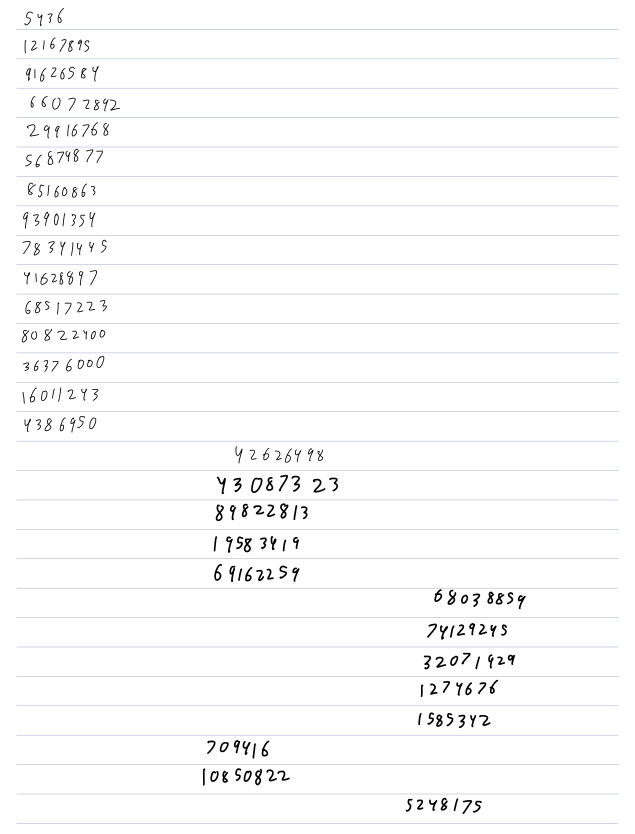
#> input picture data/pipelineTD/TD0_1.png, 1904 x 2500 px (shown at 1/3 size)
$ python pipeline_test.py
#> lines starting #> are read from the running program, lines starting #| are printed output that depends on the picture; after the words box and inside, x2 and y2 are one past the last pixel; in counts of white or black regions, pixels touching at a corner belong together
### Line/preprocessing.py
import skimage
from skimage import io
import numpy as np
import matplotlib.pyplot as plt
from enum import Enum
from skimage.measure import label, regionprops
from collections import namedtuple
import cv2
from constants import *

#Determines how to binarize data
#Assumes images is between [0,1] and grayscale
THRESHOLD = 0.95
TOLERANCE = 0.05
SIZE = (28,28)
Y_OVERLAP = 0.6
MODE = 'TEST'

class Group(Enum):
    FRAC = 1
    SQRT = 2
    COMB = 3

#Potential problem: need to detect if image is [0,1] or [0,255]
def binarize(Im):
    grayIm = skimage.color.rgb2gray(Im[:,:,0:3])
    if np.max(grayIm)>1:
        grayIm = grayIm/255
    return grayIm

#Detects information about dividers
def divider_info(Im):
    #detection method: sum each row. Rows that are mostly pixels are dividers
    density = (Im.shape[1]-np.sum(Im,axis=1))/Im.shape[1]
    #The maximum density is going to be a divider
    divider_density = np.max(density)
    #Detect which lines are close to the max density, within a tolerance
    compare = np.full((density.shape),divider_density)
    dividers = np.isclose(density,compare,rtol=TOLERANCE)
    #Get indices of dividers and use to find info
    divider_indices = np.argwhere(dividers)
    divider_indices = divider_indices[:,0]
    #Prevents dividers from being caught in lines
    for i in range(len(divider_indices)-1):
        if divider_indices[i+1]-divider_indices[i] != 1:
            divider_indices[i] += 1
    return divider_indices

#Segments horizontal lines and returns an array of lines
def segment_lines(Im):
    indices = divider_info(Im)
    segments = np.split(Im,indices)
    #filters out all lines that are too small
    lines = list(filter(lambda x: x.shape[0]>10,segments))
    return lines

# [178 lines left out: functions get_components, get_line_bounding_boxes, get_boxes_list, combine_bounding_boxes, create_groups, fill_groups and 7 more, not called in this run]


def getIm(box,line):
    return standardize(line[box[0]:box[2],box[1]:box[3]],SIZE)


# [24 lines left out: function resolveGroups, not called in this run]

frame = namedtuple('frame','image label')

def preprocess(Image):
    if MODE == 'COMPLICATED':
        line_num = 0
        test = Image
        bin = binarize(test)>THRESHOLD
        lines = segment_lines(bin)
        #io.imshow(lines[line_num],cmap='gray'); io.show()
        components = get_components(lines[line_num])
        boxes = get_boxes_list(components)
        print(len(boxes))
        groups_indices = create_groups(boxes)
        groups_indices = groups_indices[:,0]
        print(len(groups_indices))
        groups = fill_groups(groups_indices,boxes)
        print(len(groups))
        frames = resolveGroups(groups,groups_indices,boxes,components,lines[line_num])
        return frames
    elif MODE == 'TEST':
        IM = Image
        bin = binarize(IM)>THRESHOLD
        lines = segment_lines(bin)
        #debugging step
        TEST_LINE = 1
        io.imsave(OUTPUT_PATH + '/line_test.png',lines[TEST_LINE],check_contrast=False)
        frames = []
        for line_num in range(len(lines)):
            line = []
            components = get_components(lines[line_num])
            boxes = get_line_bounding_boxes(components)
            for box in boxes:
                Im = standardize(lines[line_num][box[0]:box[2],box[1]:box[3]],SIZE)
                line.append(Im)
            frames.append(line.copy())
            line.clear()
        #debugging step
        for i in range(len(frames[TEST_LINE])):
            io.imsave(OUTPUT_PATH + '/frame' +str(i)+'.png',frames[TEST_LINE][i],check_contrast=False)
        return frames

### pipeline_test.py
from Line.preprocessing import *
import skimage
from skimage import io
import numpy as np


image_path = 'data/pipelineTD/TD0_1.png'

IMAGE = io.imread(image_path)
#> IMAGE is the input picture: shape (2500, 1904, 4); mean R, G, B, A 250.6, 251, 251.5, 255
frames = preprocess(IMAGE)
#> in preprocess, `bin = binarize(IM)>THRESHOLD`:
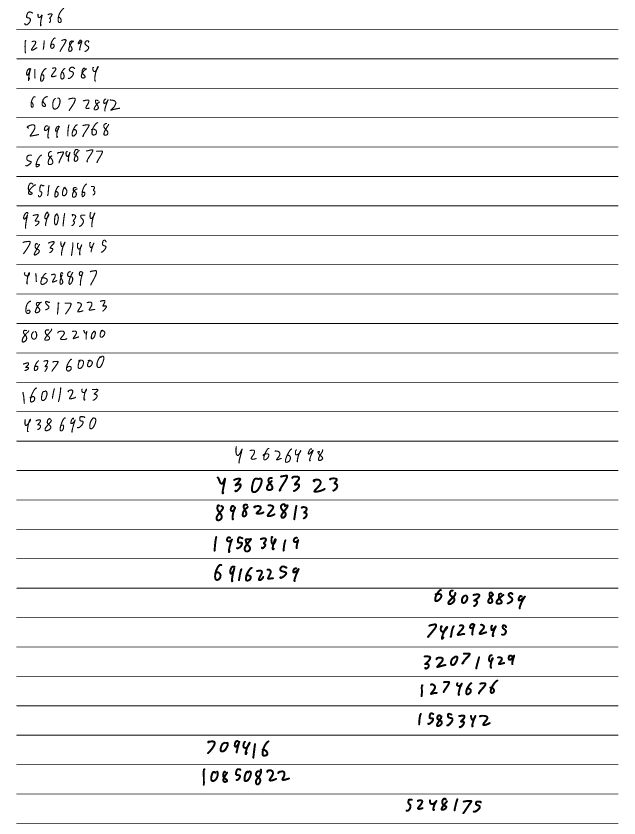
#> bin: shape (2500, 1904) bool (shown at 1/3 size); 96.2% white; 242 black regions, largest, box (x1, y1, x2, y2) and area: (49, 528, 1855, 531) 5417, (49, 1322, 1855, 1325) 5417, (49, 2116, 1855, 2119) 5417
#> in divider_info, `density = (Im.shape[1]-np.sum(Im,axis=1))/Im.shape[1]`: density = 2500 values, max 0.949 at index 87, min 0 at index 0, mean 0.0382
#> in divider_info, `divider_density = np.max(density)`: divider_density = 0.949
#> in divider_info, `compare = np.full((density.shape),divider_density)`: compare = 2500 values from 0.949 to 0.949
#> in divider_info, `divider_indices = np.argwhere(dividers)`: divider_indices = 65 values from 87 to 2470
#> the loop in divider_info, `for i in range(len(divider_indices)-1):` made 64 passes
#> in segment_lines, `segments = np.split(Im,indices)`: segments = 66 items
#> in segment_lines, `lines = list(filter(lambda x: x.shape[0]>10,segments))`: lines = 29 items
#> (the run stopped early here; a loop or call above may not have finished)

$ run again, with data/pipelineTD/TD0_0.png copied over data/pipelineTD/TD0_1.png
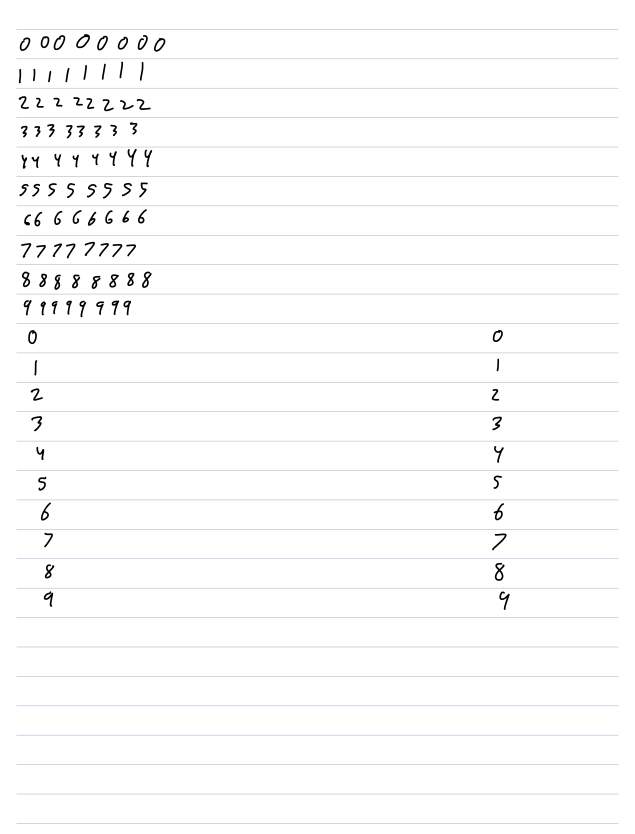
#> input picture data/pipelineTD/TD0_0.png, 1904 x 2500 px (shown at 1/3 size)
#> IMAGE is the input picture: shape (2500, 1904, 4); mean R, G, B, A 251.4, 251.7, 252.2, 255
#> in preprocess, `bin = binarize(IM)>THRESHOLD`:
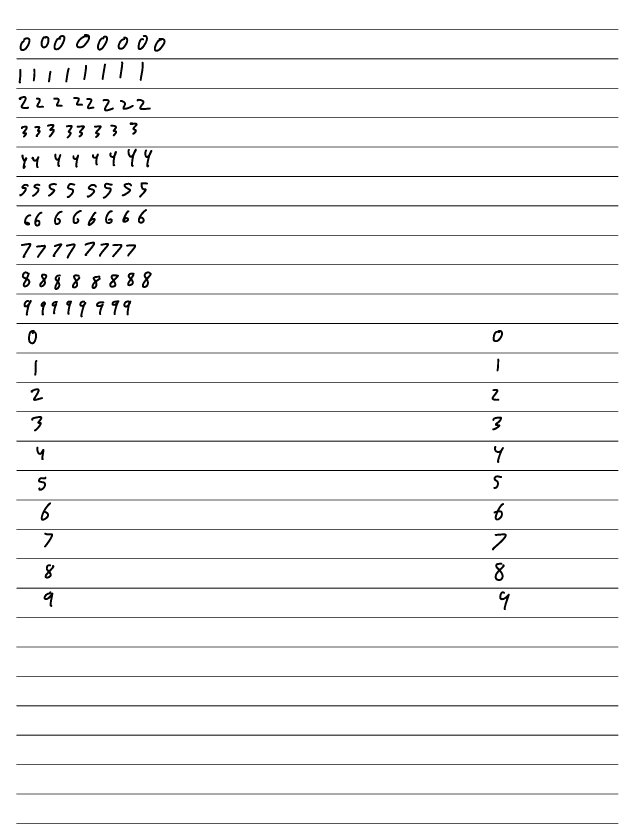
#> bin: shape (2500, 1904) bool (shown at 1/3 size); 96.6% white; 128 black regions, largest, box (x1, y1, x2, y2) and area: (49, 528, 1855, 531) 5417, (49, 1322, 1855, 1325) 5417, (49, 2116, 1855, 2119) 5417
#> density = 2500 values, max 0.949 at index 87, min 0 at index 0, mean 0.034
#> divider_density = 0.949
#> compare = 2500 values from 0.949 to 0.949
#> divider_indices = 65 values from 87 to 2470
#> the loop in divider_info, `for i in range(len(divider_indices)-1):` made 64 passes
#> segments = 66 items
#> in segment_lines, `lines = list(filter(lambda x: x.shape[0]>10,segments))`: lines = 29 items

$ run again, with data/pipelineTD/TD1_0.png copied over data/pipelineTD/TD0_1.png
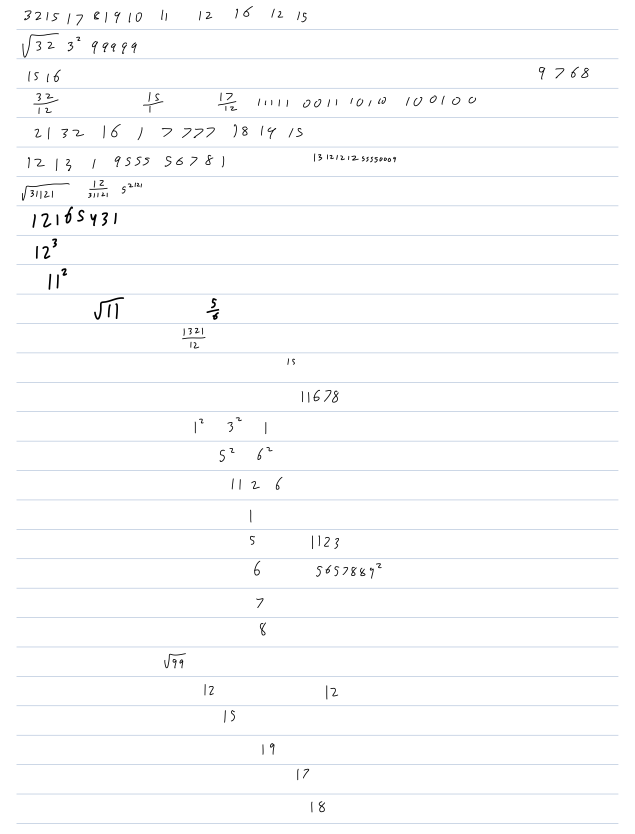
#> input picture data/pipelineTD/TD1_0.png, 1904 x 2500 px (shown at 1/3 size)
#> IMAGE is the input picture: shape (2500, 1904, 4); mean R, G, B, A 251.9, 252.3, 252.7, 255
#> in preprocess, `bin = binarize(IM)>THRESHOLD`:
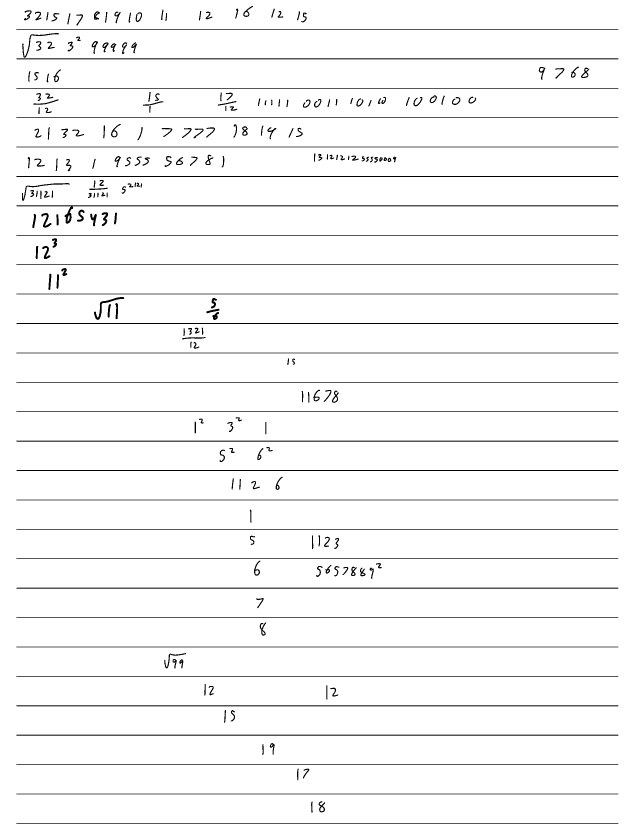
#> bin: shape (2500, 1904) bool (shown at 1/3 size); 96.8% white; 245 black regions, largest, box (x1, y1, x2, y2) and area: (49, 616, 1855, 671) 5982, (49, 528, 1855, 531) 5417, (49, 1322, 1855, 1325) 5417
#> density = 2500 values, max 0.949 at index 87, min 0 at index 0, mean 0.0324
#> divider_density = 0.949
#> compare = 2500 values from 0.949 to 0.949
#> divider_indices = 65 values from 87 to 2470
#> the loop in divider_info, `for i in range(len(divider_indices)-1):` made 64 passes
#> segments = 66 items
#> in segment_lines, `lines = list(filter(lambda x: x.shape[0]>10,segments))`: lines = 29 items
